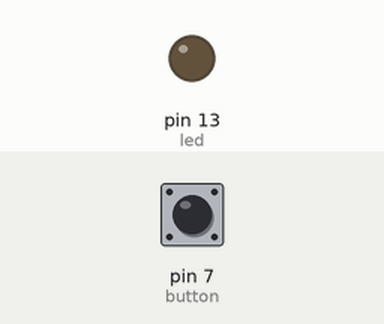
The sketch below on a simulated Arduino Uno, built with avr-gcc and run on an emulated ATmega328P. On the bench: output pins drawn as LEDs (lit = HIGH). The test bench sets the inputs (shaded band); at power-on: pin 7 (button) LOW.

Above: at 1.2 s.
1.3 s: pin 7 (button) pulled HIGH for 0.15 s
At 2.3 s:
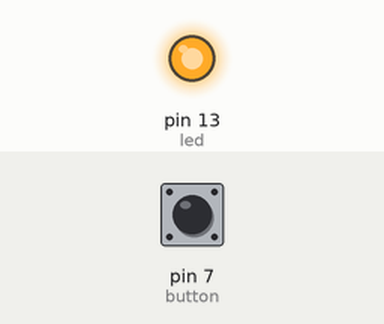
2.9 s: pin 7 (button) pulled HIGH for 1 s
At 3.5 s:
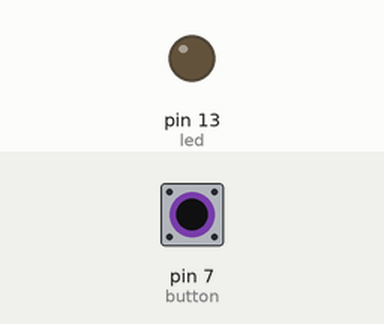
5.4 s: pin 7 (button) pulled HIGH for 3.2 s
At 6.6 s:
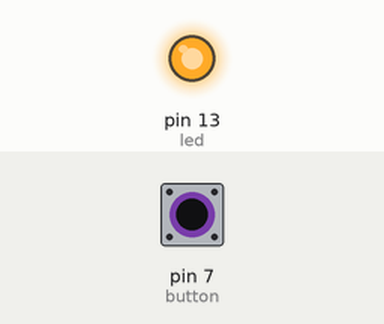
Timing chart, 0 to 8.4 s (numbered marks = the images above; inputs shaded):
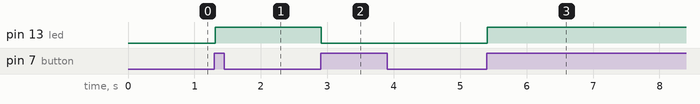

Measured:
- after the input at 1.3 s, pin 13 (led): LOW → HIGH at once
- after the input at 2.9 s, pin 13 (led): HIGH → LOW at once
- after the input at 5.4 s, pin 13 (led): LOW → HIGH at once

The sketch:

_4_4ledbutton.ino
```cpp
int led = 13;
int button = 7;

int val = 0; //state of input pin
int old_val = 0; //previous state of 'val'
int state = 0; // 0 = LED ON... 1 = LED OFF


void setup(){
  pinMode(led, OUTPUT);
  pinMode(button, INPUT);

}

void loop(){
  val = digitalRead(button);

  //check if there was a transition
  if((val == HIGH) && (old_val == LOW)){
    state = 1 - state;
    delay(10);
  }

  old_val = val;

  if (state == 1){
    digitalWrite(led, HIGH);

  }else{
    digitalWrite(led, LOW);
  }

}
```
